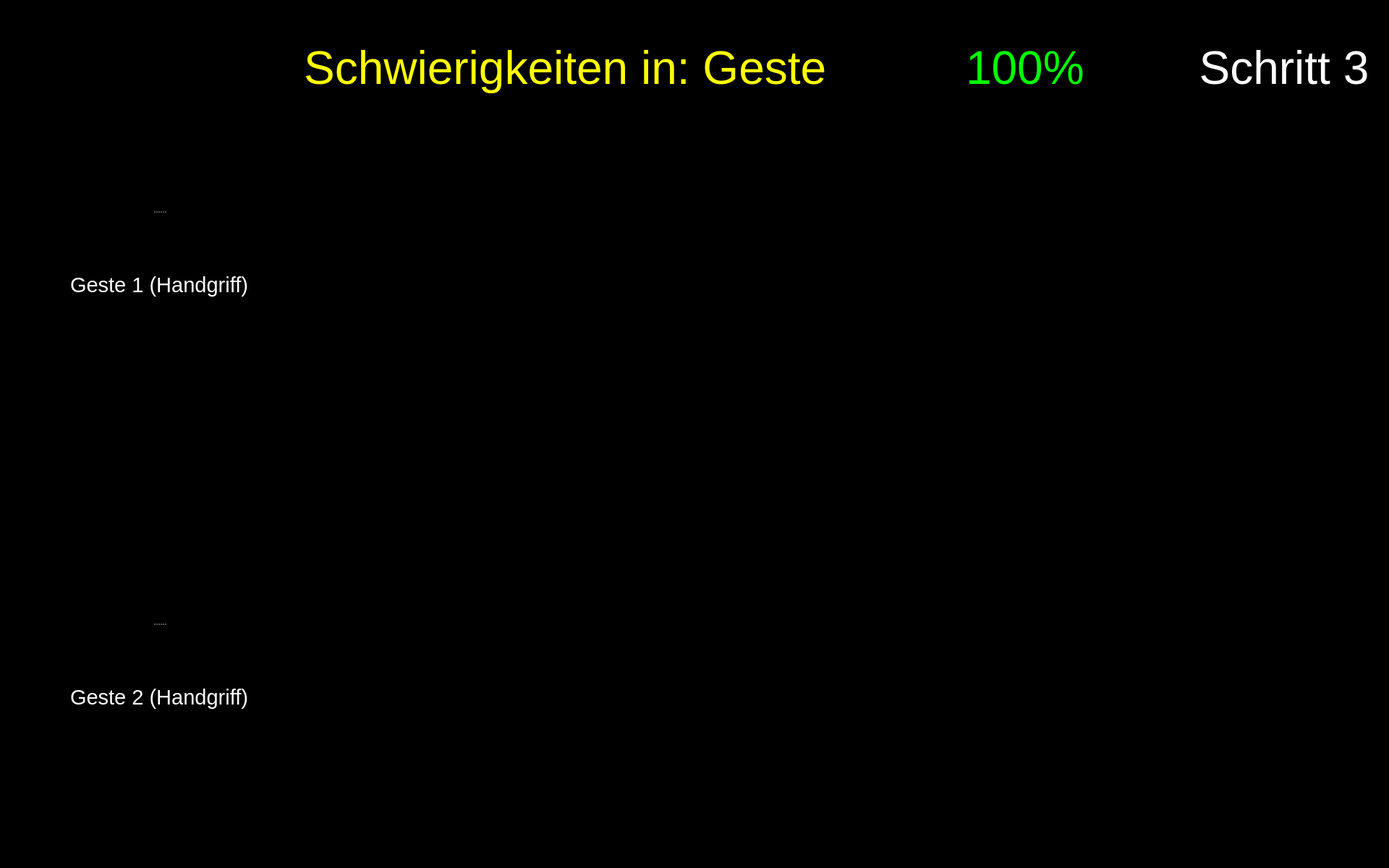
<?xml version="1.0" encoding="UTF-8"?>
<ui version="4.0">
 <class>Form</class>
 <widget class="QWidget" name="Form">
  <property name="geometry">
   <rect>
    <x>0</x>
    <y>0</y>
    <width>1920</width>
    <height>1200</height>
   </rect>
  </property>
  <property name="maximumSize">
   <size>
    <width>1920</width>
    <height>1200</height>
   </size>
  </property>
  <property name="windowTitle">
   <string>Form</string>
  </property>
  <property name="styleSheet">
   <string notr="true">background-color: rgb(0, 0, 0);</string>
  </property>
  <widget class="QPushButton" name="button_nav_left">
   <property name="enabled">
    <bool>true</bool>
   </property>
   <property name="geometry">
    <rect>
     <x>800</x>
     <y>560</y>
     <width>150</width>
     <height>150</height>
    </rect>
   </property>
   <property name="minimumSize">
    <size>
     <width>81</width>
     <height>81</height>
    </size>
   </property>
   <property name="maximumSize">
    <size>
     <width>150</width>
     <height>150</height>
    </size>
   </property>
   <property name="cursor">
    <cursorShape>OpenHandCursor</cursorShape>
   </property>
   <property name="focusPolicy">
    <enum>Qt::WheelFocus</enum>
   </property>
   <property name="contextMenuPolicy">
    <enum>Qt::DefaultContextMenu</enum>
   </property>
   <property name="layoutDirection">
    <enum>Qt::LeftToRight</enum>
   </property>
   <property name="autoFillBackground">
    <bool>false</bool>
   </property>
   <property name="styleSheet">
    <string notr="true"/>
   </property>
   <property name="icon">
    <iconset resource="resources/res.qrc">
     <normaloff>:/buttons/Button Left.svg</normaloff>:/buttons/Button Left.svg</iconset>
   </property>
   <property name="iconSize">
    <size>
     <width>144</width>
     <height>144</height>
    </size>
   </property>
   <property name="autoDefault">
    <bool>false</bool>
   </property>
   <property name="default">
    <bool>false</bool>
   </property>
   <property name="flat">
    <bool>true</bool>
   </property>
  </widget>
  <widget class="QPushButton" name="button_nav_right">
   <property name="enabled">
    <bool>true</bool>
   </property>
   <property name="geometry">
    <rect>
     <x>960</x>
     <y>560</y>
     <width>150</width>
     <height>150</height>
    </rect>
   </property>
   <property name="minimumSize">
    <size>
     <width>81</width>
     <height>81</height>
    </size>
   </property>
   <property name="maximumSize">
    <size>
     <width>150</width>
     <height>150</height>
    </size>
   </property>
   <property name="cursor">
    <cursorShape>OpenHandCursor</cursorShape>
   </property>
   <property name="focusPolicy">
    <enum>Qt::WheelFocus</enum>
   </property>
   <property name="contextMenuPolicy">
    <enum>Qt::DefaultContextMenu</enum>
   </property>
   <property name="layoutDirection">
    <enum>Qt::LeftToRight</enum>
   </property>
   <property name="autoFillBackground">
    <bool>false</bool>
   </property>
   <property name="styleSheet">
    <string notr="true"/>
   </property>
   <property name="icon">
    <iconset resource="resources/res.qrc">
     <normaloff>:/buttons/Button Right.svg</normaloff>:/buttons/Button Right.svg</iconset>
   </property>
   <property name="iconSize">
    <size>
     <width>144</width>
     <height>144</height>
    </size>
   </property>
   <property name="autoDefault">
    <bool>false</bool>
   </property>
   <property name="default">
    <bool>false</bool>
   </property>
   <property name="flat">
    <bool>true</bool>
   </property>
  </widget>
  <widget class="QWidget" name="widget_score" native="true">
   <property name="geometry">
    <rect>
     <x>1180</x>
     <y>20</y>
     <width>450</width>
     <height>150</height>
    </rect>
   </property>
   <widget class="QWidget" name="horizontalLayoutWidget_2">
    <property name="geometry">
     <rect>
      <x>-1</x>
      <y>-1</y>
      <width>451</width>
      <height>152</height>
     </rect>
    </property>
    <layout class="QHBoxLayout" name="horizontalLayout_2">
     <item>
      <widget class="QLabel" name="score_flag">
       <property name="enabled">
        <bool>true</bool>
       </property>
       <property name="sizePolicy">
        <sizepolicy hsizetype="Preferred" vsizetype="Preferred">
         <horstretch>0</horstretch>
         <verstretch>0</verstretch>
        </sizepolicy>
       </property>
       <property name="maximumSize">
        <size>
         <width>150</width>
         <height>150</height>
        </size>
       </property>
       <property name="text">
        <string/>
       </property>
       <property name="pixmap">
        <pixmap resource="resources/res.qrc">:/img/Score Flag.svg</pixmap>
       </property>
      </widget>
     </item>
     <item>
      <widget class="QLabel" name="label_text_score">
       <property name="font">
        <font>
         <pointsize>48</pointsize>
        </font>
       </property>
       <property name="styleSheet">
        <string notr="true">color: rgb(0, 255, 0);</string>
       </property>
       <property name="text">
        <string>&lt;html&gt;&lt;head/&gt;&lt;body&gt;&lt;p&gt;&lt;span style=&quot; color:#00ff00;&quot;&gt;100%&lt;/span&gt;&lt;/p&gt;&lt;/body&gt;&lt;/html&gt;</string>
       </property>
       <property name="alignment">
        <set>Qt::AlignLeading|Qt::AlignLeft|Qt::AlignVCenter</set>
       </property>
       <property name="wordWrap">
        <bool>true</bool>
       </property>
      </widget>
     </item>
    </layout>
   </widget>
  </widget>
  <widget class="QPushButton" name="button_exit">
   <property name="enabled">
    <bool>true</bool>
   </property>
   <property name="geometry">
    <rect>
     <x>1760</x>
     <y>1040</y>
     <width>150</width>
     <height>150</height>
    </rect>
   </property>
   <property name="minimumSize">
    <size>
     <width>81</width>
     <height>81</height>
    </size>
   </property>
   <property name="maximumSize">
    <size>
     <width>150</width>
     <height>150</height>
    </size>
   </property>
   <property name="cursor">
    <cursorShape>OpenHandCursor</cursorShape>
   </property>
   <property name="focusPolicy">
    <enum>Qt::WheelFocus</enum>
   </property>
   <property name="contextMenuPolicy">
    <enum>Qt::DefaultContextMenu</enum>
   </property>
   <property name="icon">
    <iconset resource="resources/res.qrc">
     <normaloff>:/buttons/Button Exit.svg</normaloff>:/buttons/Button Exit.svg</iconset>
   </property>
   <property name="iconSize">
    <size>
     <width>144</width>
     <height>144</height>
    </size>
   </property>
   <property name="autoDefault">
    <bool>false</bool>
   </property>
   <property name="default">
    <bool>false</bool>
   </property>
   <property name="flat">
    <bool>true</bool>
   </property>
  </widget>
  <widget class="QLabel" name="label_plot_2">
   <property name="geometry">
    <rect>
     <x>490</x>
     <y>760</y>
     <width>850</width>
     <height>340</height>
    </rect>
   </property>
   <property name="maximumSize">
    <size>
     <width>1200</width>
     <height>480</height>
    </size>
   </property>
   <property name="font">
    <font>
     <pointsize>48</pointsize>
    </font>
   </property>
   <property name="styleSheet">
    <string notr="true">color: rgb(255, 255, 255);</string>
   </property>
   <property name="text">
    <string/>
   </property>
   <property name="scaledContents">
    <bool>true</bool>
   </property>
  </widget>
  <widget class="QLabel" name="icon_expert_1">
   <property name="enabled">
    <bool>true</bool>
   </property>
   <property name="geometry">
    <rect>
     <x>490</x>
     <y>220</y>
     <width>100</width>
     <height>100</height>
    </rect>
   </property>
   <property name="sizePolicy">
    <sizepolicy hsizetype="Preferred" vsizetype="Preferred">
     <horstretch>0</horstretch>
     <verstretch>0</verstretch>
    </sizepolicy>
   </property>
   <property name="maximumSize">
    <size>
     <width>100</width>
     <height>100</height>
    </size>
   </property>
   <property name="text">
    <string/>
   </property>
   <property name="pixmap">
    <pixmap resource="resources/res.qrc">:/img/Icon Expert.png</pixmap>
   </property>
   <property name="scaledContents">
    <bool>true</bool>
   </property>
  </widget>
  <widget class="QLabel" name="image_step">
   <property name="geometry">
    <rect>
     <x>1650</x>
     <y>170</y>
     <width>250</width>
     <height>250</height>
    </rect>
   </property>
   <property name="font">
    <font>
     <pointsize>48</pointsize>
    </font>
   </property>
   <property name="styleSheet">
    <string notr="true">color: rgb(255, 255, 255);</string>
   </property>
   <property name="text">
    <string/>
   </property>
   <property name="pixmap">
    <pixmap resource="resources/res.qrc">:/detected steps/Detected Step3 Button.png</pixmap>
   </property>
   <property name="alignment">
    <set>Qt::AlignCenter</set>
   </property>
   <property name="wordWrap">
    <bool>true</bool>
   </property>
  </widget>
  <widget class="QLabel" name="icon_expert_2">
   <property name="enabled">
    <bool>true</bool>
   </property>
   <property name="geometry">
    <rect>
     <x>490</x>
     <y>810</y>
     <width>100</width>
     <height>100</height>
    </rect>
   </property>
   <property name="sizePolicy">
    <sizepolicy hsizetype="Preferred" vsizetype="Preferred">
     <horstretch>0</horstretch>
     <verstretch>0</verstretch>
    </sizepolicy>
   </property>
   <property name="maximumSize">
    <size>
     <width>100</width>
     <height>100</height>
    </size>
   </property>
   <property name="text">
    <string/>
   </property>
   <property name="pixmap">
    <pixmap resource="resources/res.qrc">:/img/Icon Expert.png</pixmap>
   </property>
   <property name="scaledContents">
    <bool>true</bool>
   </property>
  </widget>
  <widget class="QLabel" name="icon_reaction_1">
   <property name="enabled">
    <bool>true</bool>
   </property>
   <property name="geometry">
    <rect>
     <x>1400</x>
     <y>250</y>
     <width>200</width>
     <height>200</height>
    </rect>
   </property>
   <property name="sizePolicy">
    <sizepolicy hsizetype="Preferred" vsizetype="Preferred">
     <horstretch>0</horstretch>
     <verstretch>0</verstretch>
    </sizepolicy>
   </property>
   <property name="maximumSize">
    <size>
     <width>200</width>
     <height>200</height>
    </size>
   </property>
   <property name="text">
    <string/>
   </property>
   <property name="scaledContents">
    <bool>true</bool>
   </property>
  </widget>
  <widget class="QLabel" name="icon_newbie_1">
   <property name="enabled">
    <bool>true</bool>
   </property>
   <property name="geometry">
    <rect>
     <x>490</x>
     <y>380</y>
     <width>100</width>
     <height>100</height>
    </rect>
   </property>
   <property name="sizePolicy">
    <sizepolicy hsizetype="Preferred" vsizetype="Preferred">
     <horstretch>0</horstretch>
     <verstretch>0</verstretch>
    </sizepolicy>
   </property>
   <property name="maximumSize">
    <size>
     <width>100</width>
     <height>100</height>
    </size>
   </property>
   <property name="text">
    <string/>
   </property>
   <property name="pixmap">
    <pixmap resource="resources/res.qrc">:/img/Icon User.png</pixmap>
   </property>
   <property name="scaledContents">
    <bool>true</bool>
   </property>
  </widget>
  <widget class="QLabel" name="label_plot_1">
   <property name="geometry">
    <rect>
     <x>490</x>
     <y>180</y>
     <width>850</width>
     <height>340</height>
    </rect>
   </property>
   <property name="maximumSize">
    <size>
     <width>1200</width>
     <height>480</height>
    </size>
   </property>
   <property name="font">
    <font>
     <pointsize>48</pointsize>
    </font>
   </property>
   <property name="styleSheet">
    <string notr="true">color: rgb(255, 255, 255);</string>
   </property>
   <property name="text">
    <string/>
   </property>
   <property name="scaledContents">
    <bool>true</bool>
   </property>
  </widget>
  <widget class="QLabel" name="icon_newbie_2">
   <property name="enabled">
    <bool>true</bool>
   </property>
   <property name="geometry">
    <rect>
     <x>490</x>
     <y>960</y>
     <width>100</width>
     <height>100</height>
    </rect>
   </property>
   <property name="sizePolicy">
    <sizepolicy hsizetype="Preferred" vsizetype="Preferred">
     <horstretch>0</horstretch>
     <verstretch>0</verstretch>
    </sizepolicy>
   </property>
   <property name="maximumSize">
    <size>
     <width>100</width>
     <height>100</height>
    </size>
   </property>
   <property name="text">
    <string/>
   </property>
   <property name="pixmap">
    <pixmap resource="resources/res.qrc">:/img/Icon User.png</pixmap>
   </property>
   <property name="scaledContents">
    <bool>true</bool>
   </property>
  </widget>
  <widget class="QLabel" name="icon_reaction_2">
   <property name="enabled">
    <bool>true</bool>
   </property>
   <property name="geometry">
    <rect>
     <x>1400</x>
     <y>820</y>
     <width>200</width>
     <height>200</height>
    </rect>
   </property>
   <property name="sizePolicy">
    <sizepolicy hsizetype="Preferred" vsizetype="Preferred">
     <horstretch>0</horstretch>
     <verstretch>0</verstretch>
    </sizepolicy>
   </property>
   <property name="maximumSize">
    <size>
     <width>200</width>
     <height>200</height>
    </size>
   </property>
   <property name="text">
    <string/>
   </property>
   <property name="scaledContents">
    <bool>true</bool>
   </property>
  </widget>
  <widget class="QLabel" name="label_trouble">
   <property name="geometry">
    <rect>
     <x>260</x>
     <y>20</y>
     <width>900</width>
     <height>150</height>
    </rect>
   </property>
   <property name="font">
    <font>
     <family>Arial</family>
     <pointsize>48</pointsize>
     <weight>9</weight>
     <italic>false</italic>
     <bold>false</bold>
    </font>
   </property>
   <property name="styleSheet">
    <string notr="true">font: 75 48pt &quot;Arial&quot;;
color: rgb(255, 255, 0);</string>
   </property>
   <property name="text">
    <string>Schwierigkeiten in: Geste </string>
   </property>
   <property name="textFormat">
    <enum>Qt::RichText</enum>
   </property>
   <property name="alignment">
    <set>Qt::AlignRight|Qt::AlignTrailing|Qt::AlignVCenter</set>
   </property>
   <property name="wordWrap">
    <bool>true</bool>
   </property>
  </widget>
  <widget class="QLabel" name="label_text_step">
   <property name="geometry">
    <rect>
     <x>1650</x>
     <y>20</y>
     <width>250</width>
     <height>150</height>
    </rect>
   </property>
   <property name="font">
    <font>
     <family>Arial</family>
     <pointsize>48</pointsize>
     <weight>9</weight>
     <italic>false</italic>
     <bold>false</bold>
    </font>
   </property>
   <property name="styleSheet">
    <string notr="true">font: 75 48pt &quot;Arial&quot;;
color: rgb(255, 255, 255);</string>
   </property>
   <property name="text">
    <string>Schritt 3</string>
   </property>
   <property name="textFormat">
    <enum>Qt::RichText</enum>
   </property>
   <property name="alignment">
    <set>Qt::AlignCenter</set>
   </property>
   <property name="wordWrap">
    <bool>true</bool>
   </property>
  </widget>
  <widget class="QSplitter" name="splitter_2">
   <property name="geometry">
    <rect>
     <x>60</x>
     <y>210</y>
     <width>320</width>
     <height>282</height>
    </rect>
   </property>
   <property name="orientation">
    <enum>Qt::Vertical</enum>
   </property>
   <widget class="QLabel" name="image_required_1">
    <property name="maximumSize">
     <size>
      <width>320</width>
      <height>240</height>
     </size>
    </property>
    <property name="text">
     <string/>
    </property>
    <property name="pixmap">
     <pixmap resource="resources/res.qrc">:/img/step3_gesture1.png</pixmap>
    </property>
    <property name="scaledContents">
     <bool>true</bool>
    </property>
   </widget>
   <widget class="QLabel" name="text_required_1">
    <property name="font">
     <font>
      <family>Arial</family>
      <pointsize>22</pointsize>
      <weight>9</weight>
      <italic>false</italic>
      <bold>false</bold>
     </font>
    </property>
    <property name="styleSheet">
     <string notr="true">font: 75 22pt &quot;Arial&quot;;
color: rgb(255, 255, 255);</string>
    </property>
    <property name="text">
     <string>Geste 1 (Handgriff)</string>
    </property>
    <property name="textFormat">
     <enum>Qt::PlainText</enum>
    </property>
    <property name="alignment">
     <set>Qt::AlignCenter</set>
    </property>
    <property name="wordWrap">
     <bool>true</bool>
    </property>
   </widget>
  </widget>
  <widget class="QSplitter" name="splitter_3">
   <property name="geometry">
    <rect>
     <x>60</x>
     <y>780</y>
     <width>320</width>
     <height>282</height>
    </rect>
   </property>
   <property name="orientation">
    <enum>Qt::Vertical</enum>
   </property>
   <widget class="QLabel" name="image_required_2">
    <property name="maximumSize">
     <size>
      <width>320</width>
      <height>240</height>
     </size>
    </property>
    <property name="text">
     <string/>
    </property>
    <property name="pixmap">
     <pixmap resource="resources/res.qrc">:/img/step3_gesture2_1.png</pixmap>
    </property>
    <property name="scaledContents">
     <bool>true</bool>
    </property>
   </widget>
   <widget class="QLabel" name="text_required_2">
    <property name="font">
     <font>
      <family>Arial</family>
      <pointsize>22</pointsize>
      <weight>9</weight>
      <italic>false</italic>
      <bold>false</bold>
     </font>
    </property>
    <property name="styleSheet">
     <string notr="true">font: 75 22pt &quot;Arial&quot;;
color: rgb(255, 255, 255);</string>
    </property>
    <property name="text">
     <string>Geste 2 (Handgriff)</string>
    </property>
    <property name="textFormat">
     <enum>Qt::PlainText</enum>
    </property>
    <property name="alignment">
     <set>Qt::AlignCenter</set>
    </property>
    <property name="wordWrap">
     <bool>true</bool>
    </property>
   </widget>
  </widget>
  <zorder>label_plot_1</zorder>
  <zorder>button_nav_left</zorder>
  <zorder>button_nav_right</zorder>
  <zorder>widget_score</zorder>
  <zorder>button_exit</zorder>
  <zorder>label_plot_2</zorder>
  <zorder>icon_expert_1</zorder>
  <zorder>image_step</zorder>
  <zorder>icon_expert_2</zorder>
  <zorder>icon_reaction_1</zorder>
  <zorder>icon_newbie_1</zorder>
  <zorder>icon_newbie_2</zorder>
  <zorder>icon_reaction_2</zorder>
  <zorder>label_trouble</zorder>
  <zorder>label_text_step</zorder>
  <zorder>splitter_2</zorder>
  <zorder>splitter_3</zorder>
 </widget>
 <resources>
  <include location="resources/res.qrc"/>
 </resources>
 <connections/>
</ui>
